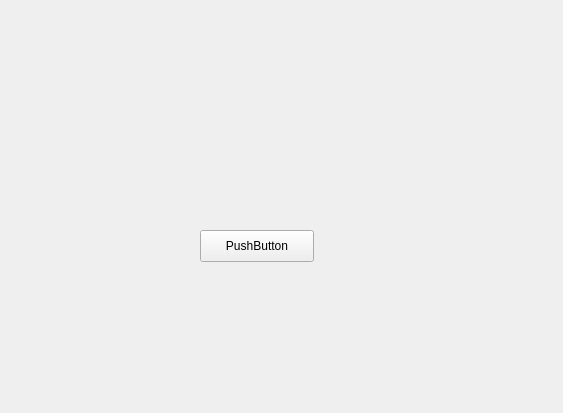
<?xml version="1.0" encoding="UTF-8"?>
<ui version="4.0">
 <class>Form</class>
 <widget class="QWidget" name="Form">
  <property name="geometry">
   <rect>
    <x>0</x>
    <y>0</y>
    <width>563</width>
    <height>413</height>
   </rect>
  </property>
  <property name="windowTitle">
   <string>Form</string>
  </property>
  <widget class="QPushButton" name="pushButton">
   <property name="geometry">
    <rect>
     <x>200</x>
     <y>230</y>
     <width>114</width>
     <height>32</height>
    </rect>
   </property>
   <property name="text">
    <string>PushButton</string>
   </property>
  </widget>
 </widget>
 <resources/>
 <connections/>
</ui>
